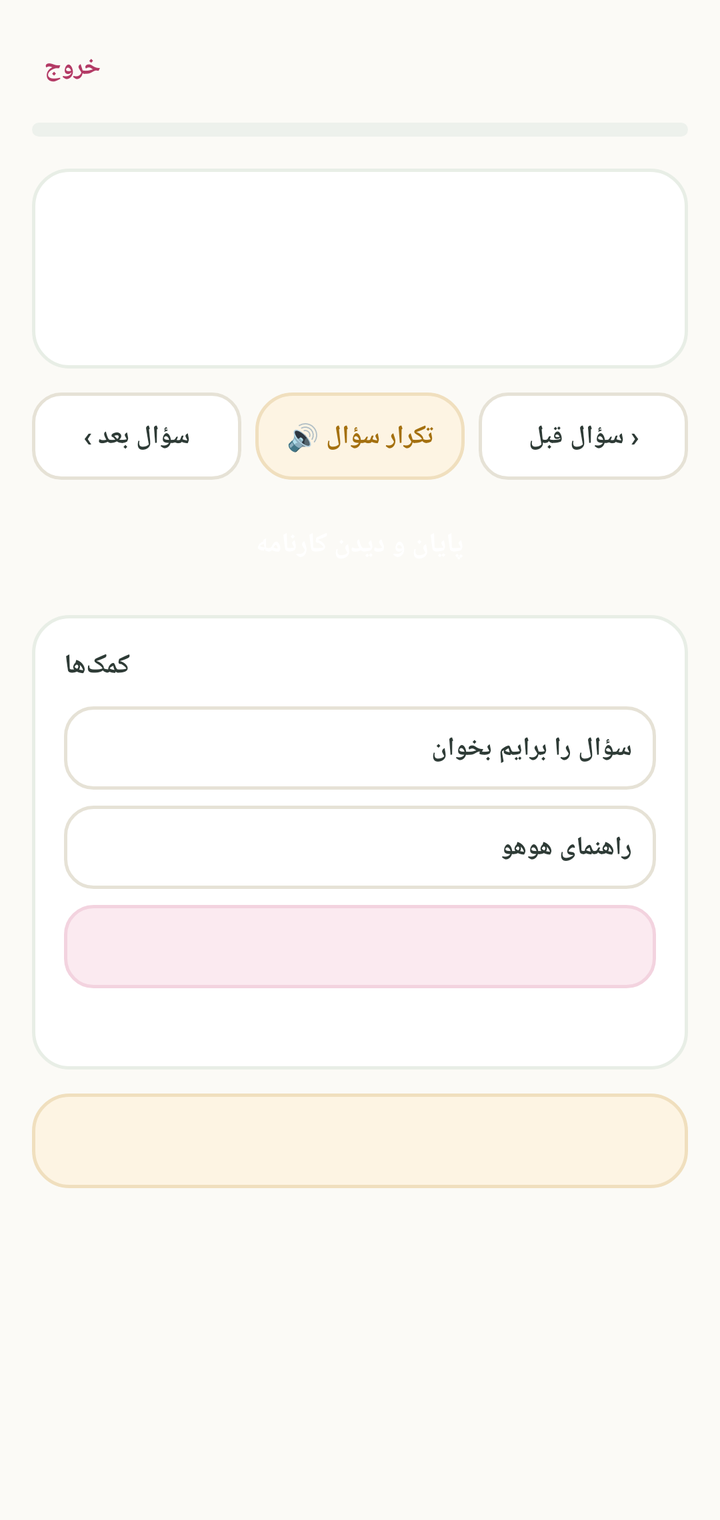
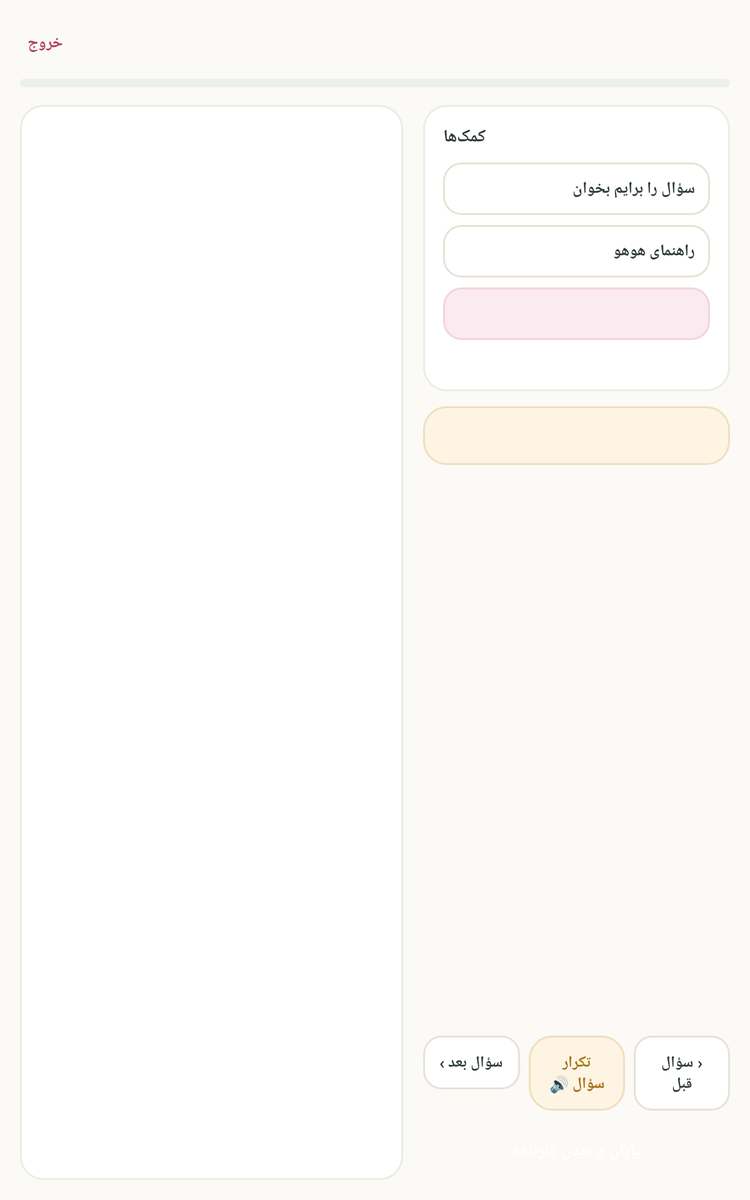

One screen, two layout resources from the same app: the default and the repository's alternative for another configuration. Each is rendered where Android would select it; the XML of both is given below.
<!-- AndroidManifest.xml: application theme Theme.HooHooOlom -->
<!-- res/layout/fragment_quiz.xml -->
<?xml version="1.0" encoding="utf-8"?>
<ScrollView xmlns:android="http://schemas.android.com/apk/res/android"
    android:clipToPadding="false"
    android:paddingBottom="150dp"
    android:layout_width="match_parent"
    android:layout_height="match_parent"
    android:background="@color/bg_card_alt">

    <LinearLayout
        android:layout_width="match_parent"
        android:layout_height="wrap_content"
        android:orientation="vertical"
        android:padding="16dp">

        <LinearLayout
            android:layout_width="match_parent"
            android:layout_height="wrap_content"
            android:orientation="horizontal"
            android:gravity="center_vertical">

            <TextView
                android:id="@+id/quiz_exit"
                android:layout_width="wrap_content"
                android:layout_height="wrap_content"
                android:text="خروج"
                android:textColor="@color/pink_dark"
                android:textStyle="bold"
                android:padding="6dp"
                android:textSize="13sp" />

            <LinearLayout
                android:layout_width="0dp"
                android:layout_height="wrap_content"
                android:layout_weight="1"
                android:orientation="vertical"
                android:gravity="center">

                <TextView
                    android:id="@+id/quiz_title"
                    android:layout_width="wrap_content"
                    android:layout_height="wrap_content"
                    android:textStyle="bold"
                    android:textSize="13.5sp"
                    android:textColor="@color/text_primary" />

                <TextView
                    android:id="@+id/quiz_subtitle"
                    android:layout_width="wrap_content"
                    android:layout_height="wrap_content"
                    android:layout_marginTop="2dp"
                    android:textSize="11sp"
                    android:textColor="@color/text_muted" />
            </LinearLayout>

            <TextView
                android:id="@+id/quiz_count"
                android:layout_width="wrap_content"
                android:layout_height="wrap_content"
                android:textSize="12.5sp"
                android:textStyle="bold"
                android:textColor="@color/teal" />
        </LinearLayout>

        <ProgressBar
            android:id="@+id/quiz_progress"
            style="@android:style/Widget.ProgressBar.Horizontal"
            android:layout_width="match_parent"
            android:layout_height="7dp"
            android:layout_marginTop="10dp"
            android:max="100"
            android:progressDrawable="@drawable/progress_orange" />

        <LinearLayout
            android:layout_width="match_parent"
            android:layout_height="wrap_content"
            android:orientation="vertical"
            android:layout_marginTop="16dp"
            android:padding="18dp"
            android:background="@drawable/bg_card_white">

            <TextView
                android:id="@+id/quiz_number"
                android:layout_width="wrap_content"
                android:layout_height="wrap_content"
                android:textSize="12sp"
                android:textStyle="bold"
                android:textColor="@color/pink" />

            <TextView
                android:id="@+id/quiz_question"
                android:layout_width="match_parent"
                android:layout_height="wrap_content"
                android:layout_marginTop="10dp"
                android:textSize="17.5sp"
                android:textStyle="bold"
                android:lineSpacingExtra="7dp"
                android:textColor="@color/text_primary" />

            <LinearLayout
                android:id="@+id/quiz_answer_area"
                android:layout_width="match_parent"
                android:layout_height="wrap_content"
                android:orientation="vertical"
                android:gravity="center_horizontal"
                android:layout_marginTop="14dp" />
        </LinearLayout>

        
        <LinearLayout
            android:layout_width="match_parent"
            android:layout_height="wrap_content"
            android:orientation="horizontal"
            android:layoutDirection="rtl"
            android:layout_marginTop="12dp">

            <TextView
                android:id="@+id/quiz_prev"
                android:layout_width="0dp"
                android:layout_height="wrap_content"
                android:layout_weight="1"
                android:layout_marginEnd="7dp"
                android:gravity="center"
                android:padding="13dp"
                android:text="‹ سؤال قبل"
                android:textSize="13sp"
                android:textStyle="bold"
                android:textColor="@color/text_primary"
                android:background="@drawable/bg_help_button" />

            <TextView
                android:id="@+id/quiz_repeat"
                android:layout_width="0dp"
                android:layout_height="wrap_content"
                android:layout_weight="1"
                android:layout_marginEnd="7dp"
                android:gravity="center"
                android:padding="13dp"
                android:text="تکرار سؤال 🔊"
                android:textSize="13sp"
                android:textStyle="bold"
                android:textColor="@color/orange_text"
                android:background="@drawable/bg_card_orange" />

            <TextView
                android:id="@+id/quiz_next"
                android:layout_width="0dp"
                android:layout_height="wrap_content"
                android:layout_weight="1"
                android:gravity="center"
                android:padding="13dp"
                android:text="سؤال بعد ›"
                android:textSize="13sp"
                android:textStyle="bold"
                android:textColor="@color/text_primary"
                android:background="@drawable/bg_help_button" />
        </LinearLayout>

        <TextView
            android:id="@+id/quiz_finish"
            android:layout_width="match_parent"
            android:layout_height="wrap_content"
            android:layout_marginTop="9dp"
            android:gravity="center"
            android:padding="14dp"
            android:text="پایان و دیدن کارنامه"
            android:textSize="13.5sp"
            android:textStyle="bold"
            android:textColor="@color/white"
            android:background="@drawable/bg_button_teal" />

        
        <LinearLayout
            android:layout_width="match_parent"
            android:layout_height="wrap_content"
            android:orientation="vertical"
            android:layout_marginTop="12dp"
            android:padding="16dp"
            android:background="@drawable/bg_card_white">

            <TextView
                android:layout_width="wrap_content"
                android:layout_height="wrap_content"
                android:text="کمک‌ها"
                android:textSize="13.5sp"
                android:textStyle="bold"
                android:textColor="@color/text_primary" />

            <TextView
                android:id="@+id/quiz_read_aloud"
                android:layout_width="match_parent"
                android:layout_height="wrap_content"
                android:layout_marginTop="11dp"
                android:padding="12dp"
                android:text="سؤال را برایم بخوان"
                android:textSize="13sp"
                android:textStyle="bold"
                android:textColor="@color/text_primary"
                android:background="@drawable/bg_help_button" />

            <TextView
                android:id="@+id/quiz_hint"
                android:layout_width="match_parent"
                android:layout_height="wrap_content"
                android:layout_marginTop="8dp"
                android:padding="12dp"
                android:text="راهنمای هوهو"
                android:textSize="13sp"
                android:textStyle="bold"
                android:textColor="@color/text_primary"
                android:background="@drawable/bg_help_button" />

            <TextView
                android:id="@+id/quiz_reveal"
                android:layout_width="match_parent"
                android:layout_height="wrap_content"
                android:layout_marginTop="8dp"
                android:padding="12dp"
                android:textSize="13sp"
                android:textStyle="bold"
                android:textColor="@color/pink_dark"
                android:background="@drawable/bg_help_button_pink" />

            <TextView
                android:id="@+id/quiz_reveal_note"
                android:layout_width="match_parent"
                android:layout_height="wrap_content"
                android:layout_marginTop="9dp"
                android:textSize="11.5sp"
                android:lineSpacingExtra="4dp"
                android:textColor="@color/text_muted" />
        </LinearLayout>

        <TextView
            android:id="@+id/quiz_progress_note"
            android:layout_width="match_parent"
            android:layout_height="wrap_content"
            android:layout_marginTop="12dp"
            android:padding="15dp"
            android:textSize="12.5sp"
            android:lineSpacingExtra="5dp"
            android:textColor="#8B7A52"
            android:background="@drawable/bg_card_orange" />

    </LinearLayout>
</ScrollView>
<!-- resources referenced by this layout -->
<resources>
  <color name="bg_card_alt">#FBFAF6</color>
  <color name="orange_text">#A4700F</color>
  <color name="pink">#D94F7A</color>
  <color name="pink_dark">#B33A65</color>
  <color name="teal">#3AA79A</color>
  <color name="text_muted">#7A8A83</color>
  <color name="text_primary">#2E3B36</color>
  <color name="white">#FFFFFF</color>
  <!-- drawable bg_card_orange (drawable) -->
  <?xml version="1.0" encoding="utf-8"?>
  <shape xmlns:android="http://schemas.android.com/apk/res/android" android:shape="rectangle">
      <solid android:color="@color/orange_bg" />
      <corners android:radius="18dp" />
      <stroke android:width="1.5dp" android:color="@color/orange_border" />
  </shape>
  <!-- drawable bg_card_white (drawable) -->
  <?xml version="1.0" encoding="utf-8"?>
  <shape xmlns:android="http://schemas.android.com/apk/res/android" android:shape="rectangle">
      <solid android:color="@color/bg_card" />
      <corners android:radius="18dp" />
      <stroke android:width="1.5dp" android:color="@color/border_green" />
  </shape>
  <!-- drawable bg_help_button (drawable) -->
  <?xml version="1.0" encoding="utf-8"?>
  <shape xmlns:android="http://schemas.android.com/apk/res/android" android:shape="rectangle">
      <solid android:color="@color/bg_card" />
      <corners android:radius="14dp" />
      <stroke android:width="1.5dp" android:color="@color/border_input" />
  </shape>
  <!-- drawable bg_help_button_pink (drawable) -->
  <?xml version="1.0" encoding="utf-8"?>
  <shape xmlns:android="http://schemas.android.com/apk/res/android" android:shape="rectangle">
      <solid android:color="@color/pink_bg" />
      <corners android:radius="14dp" />
      <stroke android:width="1.5dp" android:color="@color/pink_border" />
  </shape>
  <!-- drawable progress_orange (drawable) -->
  <?xml version="1.0" encoding="utf-8"?>
  <layer-list xmlns:android="http://schemas.android.com/apk/res/android">
      <item android:id="@android:id/background">
          <shape android:shape="rectangle">
              <corners android:radius="999dp" />
              <solid android:color="#EDF1EC" />
          </shape>
      </item>
      <item android:id="@android:id/progress">
          <clip>
              <shape android:shape="rectangle">
                  <corners android:radius="999dp" />
                  <solid android:color="@color/orange" />
              </shape>
          </clip>
      </item>
  </layer-list>
  <style name="Theme.HooHooOlom" parent="Theme.MaterialComponents.DayNight.NoActionBar">
          <item name="colorPrimary">@color/teal</item>
          <item name="colorPrimaryDark">@color/teal_dark</item>
          <item name="colorAccent">@color/orange</item>
          <item name="android:windowBackground">@color/bg_page</item>
          <item name="android:statusBarColor">@color/bg_page</item>
          <item name="android:windowLightStatusBar">true</item>
          <item name="android:fontFamily">@font/vazirmatn</item>
          <item name="fontFamily">@font/vazirmatn</item>
          <item name="android:textViewStyle">@style/HooHooTextView</item>
          <item name="android:buttonStyle">@style/HooHooButton</item>
          <item name="materialButtonStyle">@style/HooHooButton</item>
      </style>
  <color name="orange_bg">#FDF4E3</color>
  <color name="orange_border">#F0DFBE</color>
  <color name="bg_card">#FFFFFF</color>
  <color name="border_green">#E8EEE6</color>
  <color name="border_input">#E6E2D6</color>
  <color name="pink_bg">#FBEAF0</color>
  <color name="pink_border">#F3D3DF</color>
  <color name="orange">#E8973A</color>
  <color name="teal_dark">#2E8A7F</color>
  <color name="bg_page">#F2EFE6</color>
  <style name="HooHooTextView" parent="android:Widget.TextView">
          <item name="android:fontFamily">@font/vazirmatn</item>
      </style>
  <style name="HooHooButton" parent="Widget.MaterialComponents.Button">
          <item name="android:fontFamily">@font/vazirmatn</item>
      </style>
</resources>
<!-- res/layout-sw600dp/fragment_quiz.xml (the repository's variant of the layout above) -->
<!-- drawn on a 7-inch tablet held upright -->
<?xml version="1.0" encoding="utf-8"?>
<LinearLayout xmlns:android="http://schemas.android.com/apk/res/android"
    android:layout_width="match_parent"
    android:layout_height="match_parent"
    android:orientation="vertical"
    android:padding="16dp"
    android:background="@color/bg_card_alt">

    <LinearLayout
        android:layout_width="match_parent"
        android:layout_height="wrap_content"
        android:orientation="horizontal"
        android:gravity="center_vertical">

        <TextView
            android:id="@+id/quiz_exit"
            android:layout_width="wrap_content"
            android:layout_height="wrap_content"
            android:text="خروج"
            android:textColor="@color/pink_dark"
            android:textStyle="bold"
            android:padding="6dp"
            android:textSize="13sp" />

        <LinearLayout
            android:layout_width="0dp"
            android:layout_height="wrap_content"
            android:layout_weight="1"
            android:orientation="vertical"
            android:gravity="center">

            <TextView
                android:id="@+id/quiz_title"
                android:layout_width="wrap_content"
                android:layout_height="wrap_content"
                android:textStyle="bold"
                android:textSize="14sp"
                android:textColor="@color/text_primary" />

            <TextView
                android:id="@+id/quiz_subtitle"
                android:layout_width="wrap_content"
                android:layout_height="wrap_content"
                android:layout_marginTop="2dp"
                android:textSize="11.5sp"
                android:textColor="@color/text_muted" />
        </LinearLayout>

        <TextView
            android:id="@+id/quiz_count"
            android:layout_width="wrap_content"
            android:layout_height="wrap_content"
            android:textSize="13sp"
            android:textStyle="bold"
            android:textColor="@color/teal" />
    </LinearLayout>

    <ProgressBar
        android:id="@+id/quiz_progress"
        style="@android:style/Widget.ProgressBar.Horizontal"
        android:layout_width="match_parent"
        android:layout_height="7dp"
        android:layout_marginTop="10dp"
        android:max="100"
        android:progressDrawable="@drawable/progress_orange" />

    <LinearLayout
        android:layout_width="match_parent"
        android:layout_height="0dp"
        android:layout_weight="1"
        android:orientation="horizontal"
        android:layout_marginTop="14dp"
        android:baselineAligned="false">

        
        <LinearLayout
            android:layout_width="0dp"
            android:layout_height="match_parent"
            android:layout_weight="1.25"
            android:layout_marginEnd="8dp"
            android:orientation="vertical"
            android:padding="18dp"
            android:background="@drawable/bg_card_white">

            <TextView
                android:id="@+id/quiz_number"
                android:layout_width="wrap_content"
                android:layout_height="wrap_content"
                android:textSize="12.5sp"
                android:textStyle="bold"
                android:textColor="@color/pink" />

            <ScrollView
                android:layout_width="match_parent"
                android:layout_height="0dp"
                android:layout_weight="1"
                android:layout_marginTop="10dp"
                android:clipToPadding="false"
                android:scrollbars="none">

                <LinearLayout
                    android:layout_width="match_parent"
                    android:layout_height="wrap_content"
                    android:orientation="vertical">

                    <TextView
                        android:id="@+id/quiz_question"
                        android:layout_width="match_parent"
                        android:layout_height="wrap_content"
                        android:textSize="18.5sp"
                        android:textStyle="bold"
                        android:lineSpacingExtra="8dp"
                        android:textColor="@color/text_primary" />

                    <LinearLayout
                        android:id="@+id/quiz_answer_area"
                        android:layout_width="match_parent"
                        android:layout_height="wrap_content"
                        android:orientation="vertical"
                        android:gravity="center_horizontal"
                        android:layout_marginTop="14dp"
                        android:paddingBottom="70dp" />
                </LinearLayout>
            </ScrollView>
        </LinearLayout>

        
        <LinearLayout
            android:layout_width="0dp"
            android:layout_height="match_parent"
            android:layout_weight="1"
            android:layout_marginStart="8dp"
            android:orientation="vertical">

            <ScrollView
                android:layout_width="match_parent"
                android:layout_height="0dp"
                android:layout_weight="1"
                android:clipToPadding="false"
                android:scrollbars="none">

                <LinearLayout
                    android:layout_width="match_parent"
                    android:layout_height="wrap_content"
                    android:orientation="vertical">

                    <LinearLayout
                        android:layout_width="match_parent"
                        android:layout_height="wrap_content"
                        android:orientation="vertical"
                        android:padding="16dp"
                        android:background="@drawable/bg_card_white">

                        <TextView
                            android:layout_width="wrap_content"
                            android:layout_height="wrap_content"
                            android:text="کمک‌ها"
                            android:textSize="14sp"
                            android:textStyle="bold"
                            android:textColor="@color/text_primary" />

                        <TextView
                            android:id="@+id/quiz_read_aloud"
                            android:layout_width="match_parent"
                            android:layout_height="wrap_content"
                            android:layout_marginTop="11dp"
                            android:padding="12dp"
                            android:text="سؤال را برایم بخوان"
                            android:textSize="13sp"
                            android:textStyle="bold"
                            android:textColor="@color/text_primary"
                            android:background="@drawable/bg_help_button" />

                        <TextView
                            android:id="@+id/quiz_hint"
                            android:layout_width="match_parent"
                            android:layout_height="wrap_content"
                            android:layout_marginTop="8dp"
                            android:padding="12dp"
                            android:text="راهنمای هوهو"
                            android:textSize="13sp"
                            android:textStyle="bold"
                            android:textColor="@color/text_primary"
                            android:background="@drawable/bg_help_button" />

                        <TextView
                            android:id="@+id/quiz_reveal"
                            android:layout_width="match_parent"
                            android:layout_height="wrap_content"
                            android:layout_marginTop="8dp"
                            android:padding="12dp"
                            android:textSize="13sp"
                            android:textStyle="bold"
                            android:textColor="@color/pink_dark"
                            android:background="@drawable/bg_help_button_pink" />

                        <TextView
                            android:id="@+id/quiz_reveal_note"
                            android:layout_width="match_parent"
                            android:layout_height="wrap_content"
                            android:layout_marginTop="9dp"
                            android:textSize="11.5sp"
                            android:lineSpacingExtra="4dp"
                            android:textColor="@color/text_muted" />
                    </LinearLayout>

                    <TextView
                        android:id="@+id/quiz_progress_note"
                        android:layout_width="match_parent"
                        android:layout_height="wrap_content"
                        android:layout_marginTop="12dp"
                        android:padding="15dp"
                        android:textSize="12.5sp"
                        android:lineSpacingExtra="5dp"
                        android:textColor="#8B7A52"
                        android:background="@drawable/bg_card_orange" />
                </LinearLayout>
            </ScrollView>

            <LinearLayout
                android:layout_width="match_parent"
                android:layout_height="wrap_content"
                android:orientation="horizontal"
                android:layoutDirection="rtl"
                android:layout_marginTop="12dp">

                <TextView
                    android:id="@+id/quiz_prev"
                    android:layout_width="0dp"
                    android:layout_height="wrap_content"
                    android:layout_weight="1"
                    android:layout_marginEnd="7dp"
                    android:gravity="center"
                    android:padding="13dp"
                    android:text="‹ سؤال قبل"
                    android:textSize="12.5sp"
                    android:textStyle="bold"
                    android:textColor="@color/text_primary"
                    android:background="@drawable/bg_help_button" />

                <TextView
                    android:id="@+id/quiz_repeat"
                    android:layout_width="0dp"
                    android:layout_height="wrap_content"
                    android:layout_weight="1"
                    android:layout_marginEnd="7dp"
                    android:gravity="center"
                    android:padding="13dp"
                    android:text="تکرار سؤال 🔊"
                    android:textSize="12.5sp"
                    android:textStyle="bold"
                    android:textColor="@color/orange_text"
                    android:background="@drawable/bg_card_orange" />

                <TextView
                    android:id="@+id/quiz_next"
                    android:layout_width="0dp"
                    android:layout_height="wrap_content"
                    android:layout_weight="1"
                    android:gravity="center"
                    android:padding="13dp"
                    android:text="سؤال بعد ›"
                    android:textSize="12.5sp"
                    android:textStyle="bold"
                    android:textColor="@color/text_primary"
                    android:background="@drawable/bg_help_button" />
            </LinearLayout>

            <TextView
                android:id="@+id/quiz_finish"
                android:layout_width="match_parent"
                android:layout_height="wrap_content"
                android:layout_marginTop="9dp"
                android:gravity="center"
                android:padding="14dp"
                android:text="پایان و دیدن کارنامه"
                android:textSize="13.5sp"
                android:textStyle="bold"
                android:textColor="@color/white"
                android:background="@drawable/bg_button_teal" />
        </LinearLayout>
    </LinearLayout>
</LinearLayout>
